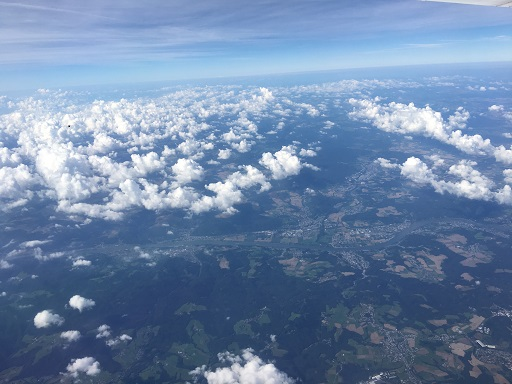
#> input picture pycharm/img/clouds.jpg, 512 x 384 px, given in place of 13L.png, which was not available
$ python zzzz-Features-extract-Star.py
#> lines starting #> are read from the running program, lines starting #| are printed output that depends on the picture; after the words box and inside, x2 and y2 are one past the last pixel; in counts of white or black regions, pixels touching at a corner belong together; pictures that were not available may be replaced by others from this repository, and a replacement may not be noted
import numpy as np
import cv2


from matplotlib import pyplot as plt
print(cv2.__version__)

# Features finden:
f = "img/karton.jpg"
f = "img/13L.png"
img = cv2.imread(f, 0)
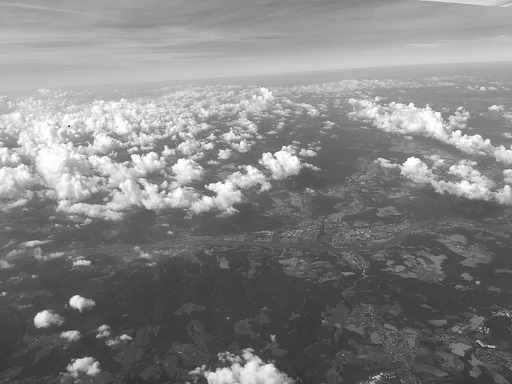
#> img: shape (384, 512); min 0, max 255, mean 130.9
imc = cv2.imread(f)
#> imc is the input picture: shape (384, 512, 3); mean B, G, R 167.8, 134.4, 110.1

star = cv2.xfeatures2d.StarDetector_create()
#surf = cv2.xfeatures2d.SURF_create()
freakExtractor = cv2.xfeatures2d.FREAK_create()

keypoints1 = star.detect(img)
#> keypoints1 = 199 keypoints; strongest (x, y, size): (77, 302, 12), (284, 162, 22), (224, 154, 8), (411, 164, 12)
descriptors = freakExtractor.compute(img, keypoints1)

for item in keypoints1:
    x, y = item.pt
    cv2.circle(imc, (int(x), int(y)), 16, (0, 255, 0), 2, 1)
#> this loop made 199 passes
#> (item, x, y) on passes 1 to 3: (keypoint at (262, 89), size 4, 262, 89), (keypoint at (265, 95), size 12, 265, 95), (keypoint at (377, 98), size 4, 377, 98)
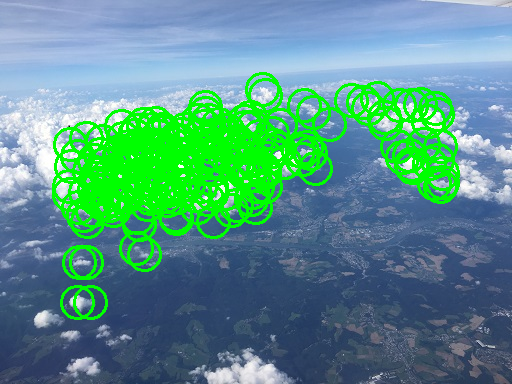
#> imc: shape (384, 512, 3); 16.43% of pixels changed, all inside (x1, y1, x2, y2) = (52, 72, 460, 320)


imc = cv2.resize(imc, (1500, 800))
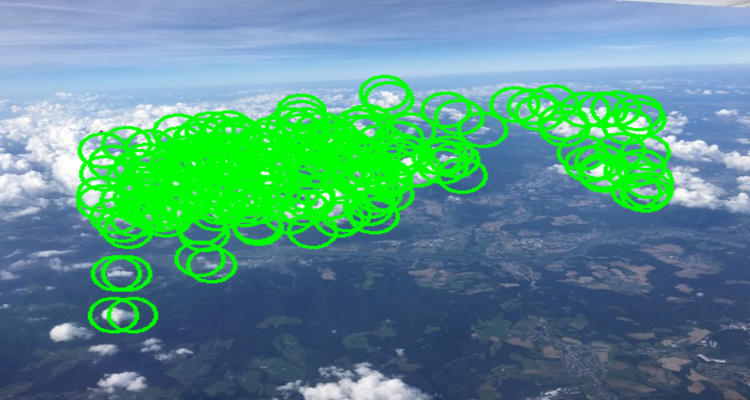
#> imc: shape (800, 1500, 3) (shown at 1/2 size); mean B, G, R 136.3, 149.5, 86.9
dmode = 'STAR'
imc = cv2.putText(imc, 'feature detection mode: ' + dmode, (100,100), 1, 3, (255,255,255),3)
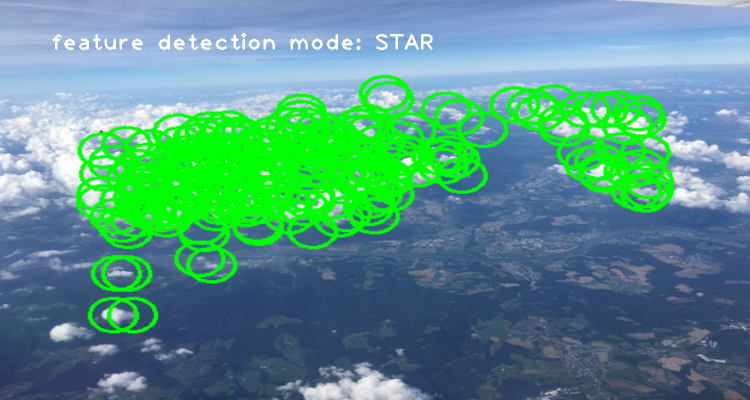
#> imc: shape (800, 1500, 3) (shown at 1/2 size); 0.58% of pixels changed, all inside (x1, y1, x2, y2) = (104, 65, 865, 100)
cv2.imshow('feature detection mode: ' + dmode, imc)
cv2.imwrite('out/' + dmode + '.jpg', imc)
cv2.waitKey()
cv2.destroyAllWindows()
